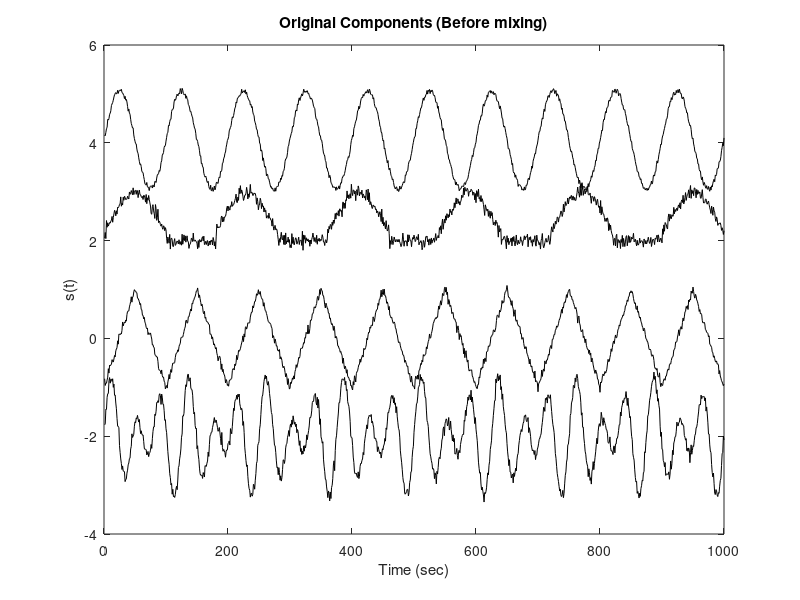
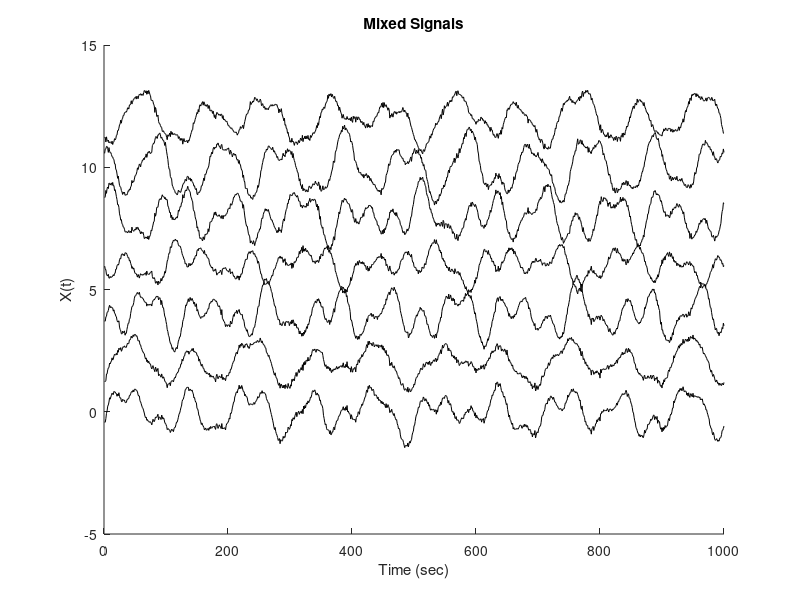

The MATLAB script that drew these images, in order: (Note: this script raises an error after producing the figures.)
% Problem 9_7 Load the data mix_sig3 which contains the data set in matrix X.   
% fs = 500 Hz.  
% 
% Assign constants
clear all; close all;
N = 1000;	% Number points (4 sec of data)
fs = 500;	% Sample frequency
w = (1:N) * 2*pi/fs;		% Normalized frequency vector 
t = (1:N);
%
% Generate data
s1 = .75 *sin(w*12) + .5*sin(w*8) + .07*randn(1,N);	% One component a double sin
s2 = sawtooth(w*5,.5)+ .05*randn(1,N);		% One component a sawtooth		
s3 = pulstran((0:999),(0:5)'*180,kaiser(100,3)) + .07*randn(1,N);	% Periodic function
s4 = sin(w*5) + .12*rand(1,N);
% Plot original signals
plot(t,s1-2,'k',t,s2,'k',t,s3+2,'k',t,s4+4,'k');
xlabel('Time (sec)');
ylabel('s(t)');
title('Original Components (Before mixing)');
%
% Combine data.  Define mixing matrix
A = [.5 .5 .5 .5; .2 .7 .7 .3; .7 .4 .2 -.5; -.5 .2 -.6 .3; .7 -.5 -.4 .4; .5 -.8 .4 -.7; -.3 .5 .7 -.6];
s = [s1; s2; s3; s4];	% Signal matrix
X = A * s;			% Generate mixed signal output
figure; hold on;
% Center data and plot mixed signals
for i = 1:7
   X(i,:) = X(i,:) - mean(X(i,:));
   plot(t,X(i,:)+2*(i-1),'k');
end
xlabel('Time (sec)');
ylabel ('X(t)');
title('Mixed Signals');
X = X';
save mix_sig3 X s;          % Save data
%
clear all;
fs = 500;
[r c] = size(X);
if r > c
    X = X';
    N = r;
else
    N = c;
end
% Do PCA  and plot Eigenvalues
figure;
[U,S,pc]= svd(X,0);
eigen = diag(S).^2;
plot(eigen,'k');
xlabel('N');
ylabel('Eigenvalue');
title('Scree Plot');
%
nu_ICA = input('Enter the number of independent components');
%
% Compute ICA 
W = jadeR(X,nu_ICA);	% Determine the first 3 IC's
ic = (W * X)';
subplot(1,2,2);
plot(ic(:,1),ic(:,2),'xk');
hold on;
plot([0 0],[-2.5 2.5],'k');	% Plot axis
plot([-2 2],[0 0],'k');
title('Scatter Plot Independent Components')
xlabel('IC 1');
ylabel('IC 2');
axis([-2 2 -2.5 2.5]);
%
figure;		% Plot Independent Components
for i = 1:nu_ICA
   plot(t,ic(:,i)+4*(i-1),'k');
   hold on
end   
xlabel('Time (sec)');
ylabel ('X(t)');
title('Independent Components');



